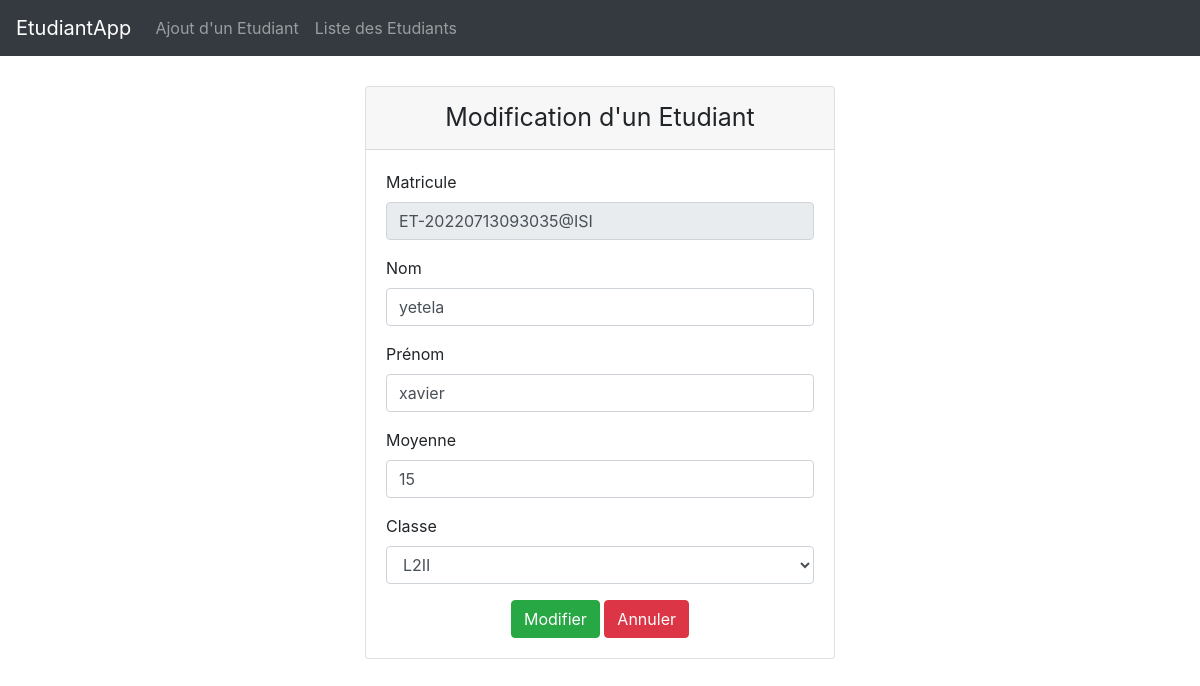
The app's page /?page=edit&id=4 with its own data.
### tables this page shows
CREATE TABLE `etudiant` (
  `idE` int(11) NOT NULL,
  `matricule` varchar(50) NOT NULL,
  `nom` varchar(30) NOT NULL,
  `prenom` varchar(50) NOT NULL,
  `moyenne` double NOT NULL,
  `idClasse` int(11) NOT NULL
);

### DB/etudiantDB.php (called while the page is built, shortened)
<?php
    function getClasses()
    {
        global $db;
        $sql = "SELECT * FROM classe ORDER BY libelle ASC";
        return $db->query($sql)->fetchAll(2);
    }
    function getEtudiantById($id)
    {
        global $db;
        $sql = "SELECT *
                FROM etudiant e, classe c
                WHERE e.idClasse = c.idC
                AND idE = $id";
        return $db->query($sql)->fetch();
    }

### view/edit.php (the view, shortened to what this page needs)
<?php
    $id = $_GET['id'];
    $etu = getEtudiantById($id);
    $classe = getClasses();
?>
<div class="container spacer col-md-5">
    <div class="card">
        <div class="card-header police center">Modification d'un Etudiant</div>
        <div class="card-body">
            <form method="POST" action="">
                <div class="form-group">
                    <label for="" class="control-label">Matricule</label>
                    <input class="form-control" type="text" name="matricule" value="<?= $etu['matricule'] ?>"readonly>
                </div>
                <div class="form-group">
                    <label for="" class="control-label">Nom</label>
                    <input class="form-control" type="text" name="nom" value="<?= $etu['nom']?>" required>
                </div>
                <div class="form-group">
                    <label for="" class="control-label">Prénom</label>
                    <input class="form-control" type="text" name="prenom" value="<?= $etu['prenom']?>" required>
                </div>
                <div class="form-group">
                    <label for="" class="control-label">Moyenne</label>
                    <input class="form-control" type="number" name="moyenne" value="<?= $etu['moyenne']?>" min="0" max="20" required>
                </div>
                <div class="form-group">
                    <label class="control-label" for="">Classe</label>
                    <select class="form-control" name="classe" required>
                        <?php foreach($classe as $c) {?>
                            <?php $selected = ($etu['idClasse'] == $c['idC']) ? 'selected' : '';?>
                            <option <?= $selected ?> value="<?= $c['idC'] ?>"><?= $c['libelle'] ?></option>
                        <?php }?>
                    </select>
                </div>
                <div class="center">
                    <input type="submit" class="btn btn-success" name="modifier" value="Modifier">
                    <input type="reset" class="btn btn-danger" name="annuler" value="Annuler">
                </div>
            </form>
        </div>
    </div>
</div>

### style.css (style rules this page uses)
.spacer { margin-top: 30px; }
.center { text-align: center; }
.police { font-size: 25px; }

### records on screen
etudiant: matricule "ET-20220713093035@ISI", nom "yetela", prenom "xavier", moyenne "15"

### other values on screen
form field classe "L2II"
